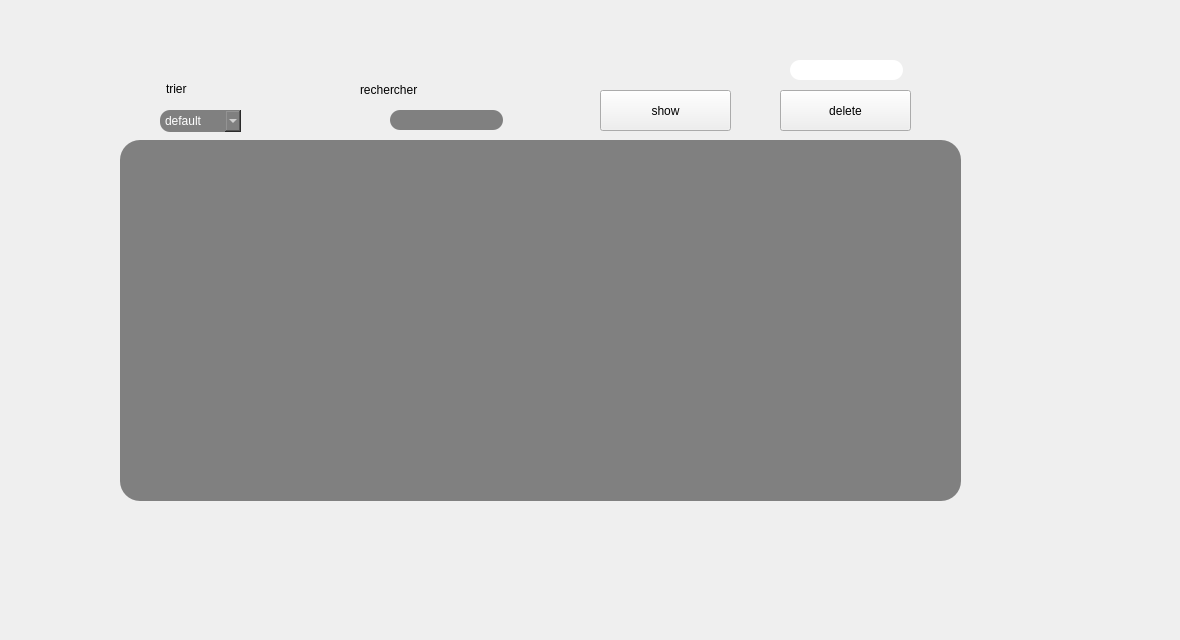
      <widget class="QWidget" name="tab_27">
       <attribute name="title">
        <string>tri/recherche</string>
       </attribute>
       <widget class="QComboBox" name="tri">
        <property name="geometry">
         <rect>
          <x>160</x>
          <y>110</y>
          <width>81</width>
          <height>22</height>
         </rect>
        </property>
        <property name="styleSheet">
         <string notr="true">border-radius: 10px;
background-color: grey;
color: rgb(255, 255, 255);
alternate-background-color: rgb(255, 255, 255);</string>
        </property>
        <item>
         <property name="text">
          <string>default</string>
         </property>
        </item>
        <item>
         <property name="text">
          <string>id ↑</string>
         </property>
        </item>
        <item>
         <property name="text">
          <string>id ↓</string>
         </property>
        </item>
       </widget>
       <widget class="QTableView" name="tab_users">
        <property name="geometry">
         <rect>
          <x>120</x>
          <y>140</y>
          <width>841</width>
          <height>361</height>
         </rect>
        </property>
        <property name="styleSheet">
         <string notr="true">border-radius: 20px;
background-color: grey;
</string>
        </property>
       </widget>
       <widget class="QPushButton" name="pushButton_12">
        <property name="geometry">
         <rect>
          <x>780</x>
          <y>90</y>
          <width>131</width>
          <height>41</height>
         </rect>
        </property>
        <property name="styleSheet">
         <string notr="true">QPushButton

{
	background-color: rgb(72, 78, 86);
	border-style: outset;
    border-width: 2px;
    border-radius:20px;
    border-color: beige;
    font: bold 14px;;
    padding: 6px;
	color: rgb(255, 255, 255);

}

QPushButton:hover

{
	background-color: rgb(106, 227, 231);
	color: rgb(0, 0, 0);
	gridline-color: rgb(94, 118, 255);
}

QPushButton:pressed</string>
        </property>
        <property name="text">
         <string>delete</string>
        </property>
       </widget>
       <widget class="QLabel" name="label_55">
        <property name="geometry">
         <rect>
          <x>360</x>
          <y>80</y>
          <width>171</width>
          <height>20</height>
         </rect>
        </property>
        <property name="styleSheet">
         <string notr="true">font: 81 15pt &quot;Rockwell Extra Bold&quot;</string>
        </property>
        <property name="text">
         <string>rechercher</string>
        </property>
       </widget>
       <widget class="QLineEdit" name="sup">
        <property name="geometry">
         <rect>
          <x>790</x>
          <y>60</y>
          <width>113</width>
          <height>20</height>
         </rect>
        </property>
        <property name="styleSheet">
         <string notr="true">border-radius: 10px;
background-color: rgb(255, 255, 255);</string>
        </property>
       </widget>
       <widget class="QLineEdit" name="rech">
        <property name="geometry">
         <rect>
          <x>390</x>
          <y>110</y>
          <width>113</width>
          <height>20</height>
         </rect>
        </property>
        <property name="styleSheet">
         <string notr="true">border-radius: 10px;
background-color: grey;
color: rgb(255, 255, 255);
alternate-background-color: rgb(255, 255, 255);</string>
        </property>
       </widget>
       <widget class="QPushButton" name="pushButton_13">
        <property name="geometry">
         <rect>
          <x>600</x>
          <y>90</y>
          <width>131</width>
          <height>41</height>
         </rect>
        </property>
        <property name="styleSheet">
         <string notr="true">
QPushButton

{
	background-color: rgb(72, 78, 86);
	border-style: outset;
    border-width: 2px;
    border-radius:20px;
    border-color: beige;
    font: bold 14px;;
    padding: 6px;
	color: rgb(255, 255, 255);

}

QPushButton:hover

{
	background-color: rgb(106, 227, 231);
	color: rgb(0, 0, 0);
	gridline-color: rgb(94, 118, 255);
}

QPushButton:pressed</string>
        </property>
        <property name="text">
         <string>show</string>
        </property>
       </widget>
       <widget class="QLabel" name="label_56">
        <property name="geometry">
         <rect>
          <x>166</x>
          <y>73</y>
          <width>81</width>
          <height>31</height>
         </rect>
        </property>
        <property name="styleSheet">
         <string notr="true">font: 81 15pt &quot;Rockwell Extra Bold&quot;</string>
        </property>
        <property name="text">
         <string>trier</string>
        </property>
       </widget>
       <widget class="QLabel" name="back5_12">
        <property name="geometry">
         <rect>
          <x>0</x>
          <y>0</y>
          <width>1171</width>
          <height>631</height>
         </rect>
        </property>
        <property name="text">
         <string/>
        </property>
        <property name="pixmap">
         <pixmap>bg.png</pixmap>
        </property>
       </widget>
       <zorder>back5_12</zorder>
       <zorder>tri</zorder>
       <zorder>tab_users</zorder>
       <zorder>pushButton_12</zorder>
       <zorder>label_55</zorder>
       <zorder>sup</zorder>
       <zorder>rech</zorder>
       <zorder>pushButton_13</zorder>
       <zorder>label_56</zorder>
      </widget>
